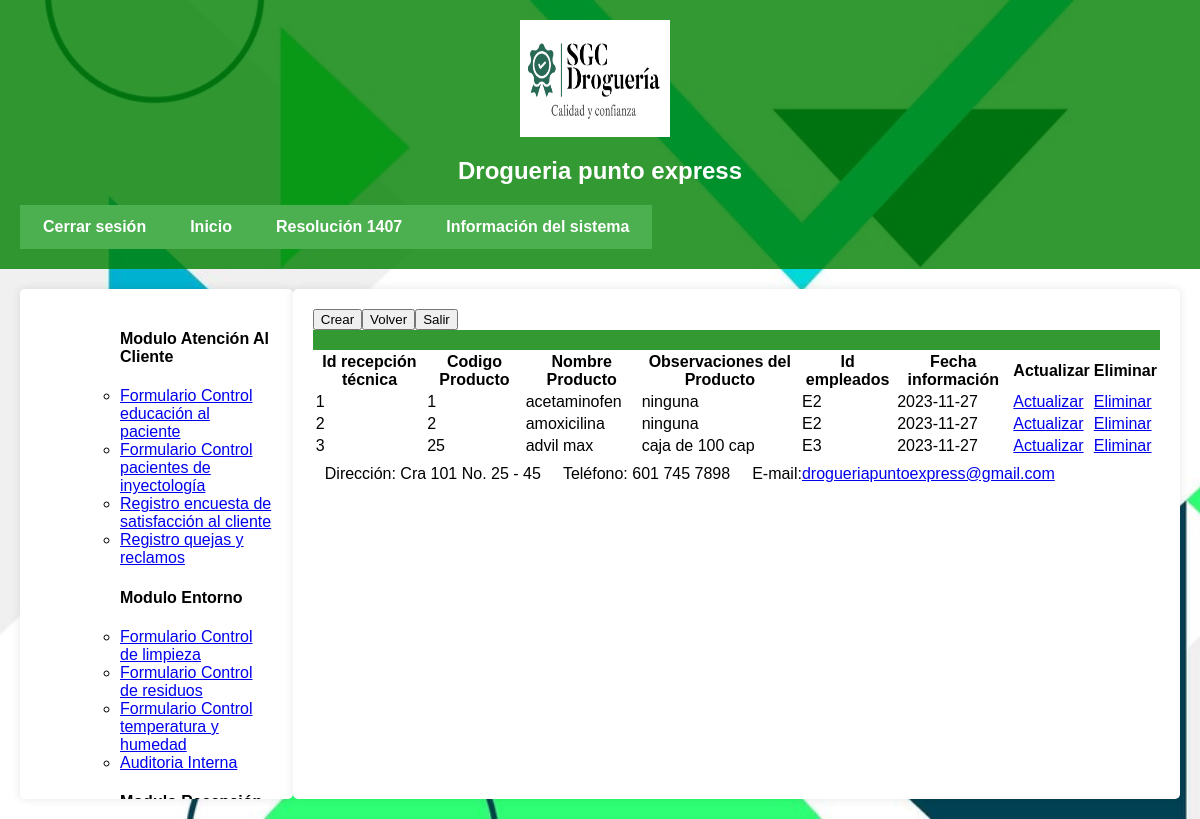
Screenshot of /recepcion.php (signed in) with the database file from the repository.
### tables this page shows
CREATE TABLE `recepciontecnica` (
  `Idrecepcion` int(5) NOT NULL,
  `codigo` int(11) NOT NULL,
  `nomproducto` varchar(50) NOT NULL,
  `observaciones` text NOT NULL,
  `Idempleado` varchar(11) NOT NULL,
  `fecha` date NOT NULL DEFAULT current_timestamp()
);

### recepcion.php (the view, shortened to what this page needs)
<!DOCTYPE html>
<html lang="es">
<head>
    <link rel="stylesheet" href="EstiloMP.css">
</head>
<body>
<header id="header">
        <img src="imagen/LogoSGC.png" ver ="left" height="117" width="150"/>
		<h2>Drogueria punto express</h2>
			<table id="superior"><tr>
            <td id="superior1"><a href="u_cerrarsesion.php">Cerrar sesi&oacute;n</a></td>
            <td id="superior1"><a href="u_inicio.php">Inicio</a></td>
			<td id="superior1"><a href="u_resolucion1407.php">Resoluci&oacute;n 1407</a></td>
			<td id="superior1"><a href="u_sistemainf.php">Informaci&oacute;n del sistema</a></td>
            </tr></table>
</header>
<div id="contenido">
    <div id="lateral">
    <nav>
            <ol>
		    <ul><h4>Modulo Atenci&oacute;n Al Cliente</h4>
			<li><a href="educacion.php">Formulario Control educaci&oacute;n al paciente</a></li>
			<li><a href="inyectologia.php">Formulario Control pacientes de inyectolog&iacute;a</a></li>
            <li><a href="rencuesta.php">Registro encuesta de satisfacci&oacute;n al cliente</a></li>
            <li><a href="qr.php">Registro quejas y reclamos</a></li>
			</ul>
            </ol>
        </nav>
        <nav>
            <ol>
		    <ul><h4>Modulo Entorno</h4>
			<li><a href="limpieza.php">Formulario Control de limpieza</a></li>
            <li><a href="residuos.php">Formulario Control de residuos</a></li>
			<li><a href="temperatura.php">Formulario Control temperatura y humedad</a></li>
            <li><a href="auditoria.php">Auditoria Interna</a></li>
			</ul>
            </ol>
        </nav>
        <nav>
            <ol>
		    <ul><h4>Modulo Recepci&oacute;n y devoluci&oacute;n de productos</h4>
			</ul>
            </ol>
        </nav>
    </div>
<main id="contenidos">
<?php
include_once ("conexion.php");
$sql = "SELECT * FROM recepciontecnica";
?>
<table>
<tr>
<th>Id recepci&oacute;n t&eacute;cnica</th>
<th>Codigo Producto</th>
<th>Nombre Producto</th>
<th>Observaciones del Producto</th>
<th>Id empleados</th>
<th>Fecha informaci&oacute;n</th>
<th>Actualizar</th>
<th>Eliminar</th>
</tr>
<?php
$resultado = mysqli_query($conn,$sql);
while($row=mysqli_fetch_assoc($resultado)){?>
        <tr>
        <td><?php echo $row ["Idrecepcion"];?></td>
        <td><?php echo $row ["codigo"];?></td>
        <td><?php echo $row ["nomproducto"];?></td>
        <td><?php echo $row ["observaciones"];?></td>
        <td><?php echo $row ["Idempleado"];?></td>
        <td><?php echo $row ["fecha"];?></td>
        <td><a href="rectdactualizar.php?Idrecepcion=<?php echo $row ["Idrecepcion"];?>">Actualizar</a></td>
        <td><a href="recteliminar.php?Idrecepcion=<?php echo $row ["Idrecepcion"];?>">Eliminar</a></td>
        </tr>
<?php    }
?>
<form action="recepcionc.php" method="post">
<button type="submit">Crear</button>
</form>
<form action="u_inicio.php">
<button type="submit">Volver</button>
</form>
<form action="u_cerrarsesion.php">
<button type="submit">Salir</button>
</form>
</main>
</div>
<footer id="footer">
      <center>
        <table id="inferior"><tr>
			<td id="inferior1">Direcci&oacute;n: Cra 101 No. 25 - 45</td>
			<td id="inferior1">Tel&eacute;fono: 601 745 7898</td>
			<td id="inferior1">E-mail:<a href="mailto:drogueriapuntoexpress@gmail.com">drogueriapuntoexpress@gmail.com</a></td>
		</tr></table>
       </center>
</footer>
</body>
</html>

### EstiloMP.css (style rules this page uses)
body { background-image: url('fondo.jpg'); background-size: cover; background-repeat: no-repeat; background-attachment: fixed; background-color: #b0e57c; font-family: Arial, sans-serif; margin: 0; padding: 0; min-height: 100vh; display: flex; flex-direction: column; }
#header { text-align: center; padding: 20px; background-color: rgba(0, 128, 0, 0.8); color: #fff; }
#header img { vertical-align: middle; margin-right: 10px; }
#superior { text-align: center; background-color: #4caf50; padding: 10px 0; }
#superior a { text-decoration: none; color: #fff; margin: 0 20px; font-weight: bold; }
#contenido { flex-grow: 1; display: flex; justify-content: space-between; align-items: flex-start; margin: 20px; }
#lateral { flex-basis: 250px; background-color: #fff; padding: 20px; border-radius: 5px; box-shadow: 0px 0px 10px rgba(0, 0, 0, 0.1); height: calc(80vh - 170px); overflow: auto; }
#contenidos { flex-basis: calc(100% - 250px); background-color: #fff; padding: 20px; border-radius: 5px; box-shadow: 0px 0px 10px rgba(0, 0, 0, 0.1); height: calc(80vh - 170px); overflow: auto; }
#footer { text-align: center; padding: 10px; background-color: rgba(0, 128, 0, 0.8); color: #fff; }
#inferior { text-align: center; }
#inferior td { padding: 5px 10px; }

### rows the page displays
recepciontecnica: Idrecepcion "1", codigo "1", nomproducto "acetaminofen", observaciones "ninguna", Idempleado "E2", fecha "2023-11-27"
recepciontecnica: Idrecepcion "2", codigo "2", nomproducto "amoxicilina", observaciones "ninguna", Idempleado "E2", fecha "2023-11-27"
recepciontecnica: Idrecepcion "3", codigo "25", nomproducto "advil max", observaciones "caja de 100 cap", Idempleado "E3", fecha "2023-11-27"
